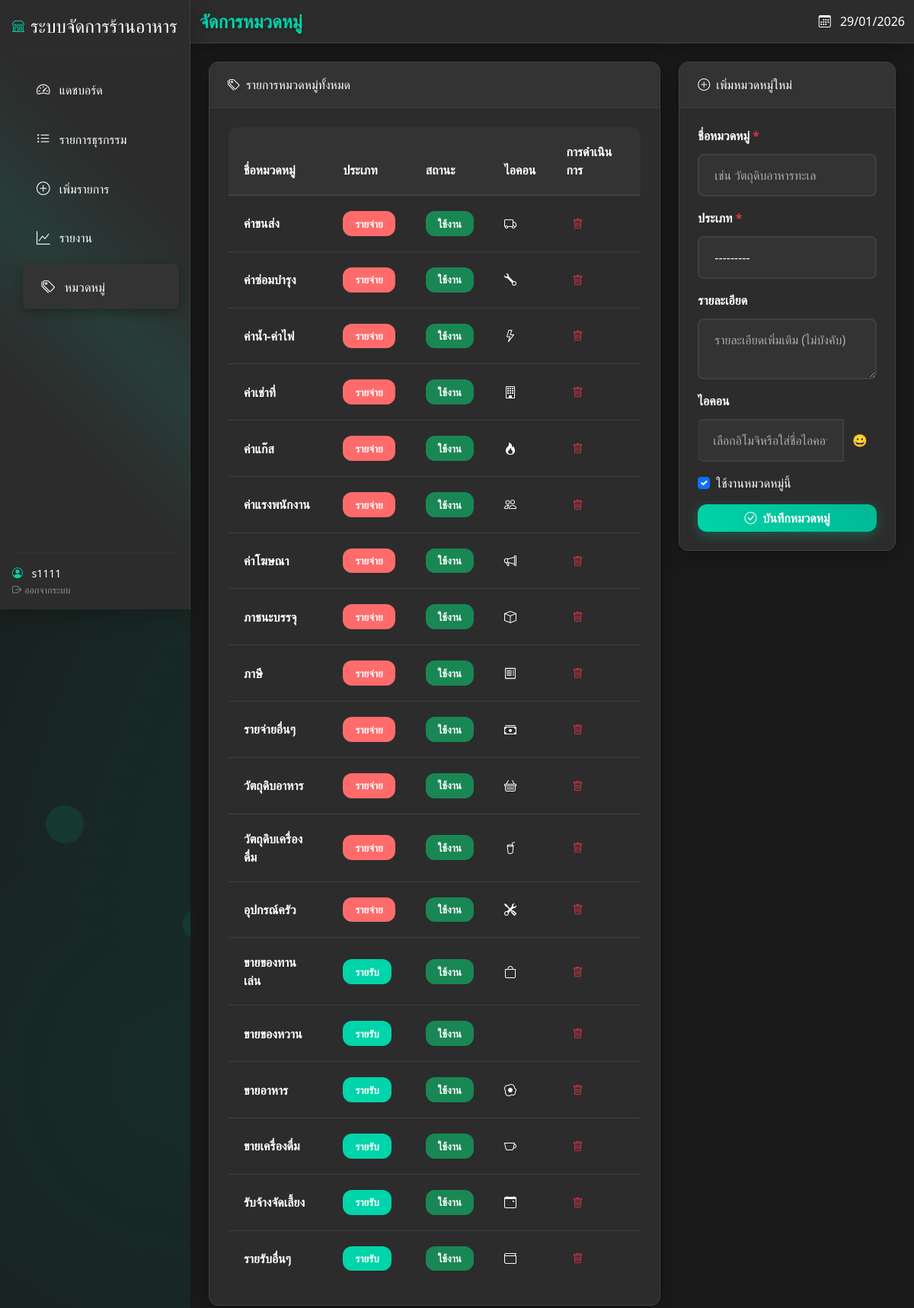
The page /app/categories/ (signed in) on the database its author committed.
### ICANDEP/models.py (models this page shows, shortened)
class Category(models.Model):
    TRANSACTION_TYPES = [
        ('income', 'รายรับ'),
        ('expense', 'รายจ่าย'),
    ]
    name = models.CharField(max_length=100, verbose_name="ชื่อหมวดหมู่")
    transaction_type = models.CharField(max_length=10, choices=TRANSACTION_TYPES, verbose_name="ประเภท")
    description = models.TextField(blank=True, null=True, verbose_name="รายละเอียด")
    icon = models.CharField(max_length=50, blank=True, null=True, verbose_name="ไอคอน")
    is_active = models.BooleanField(default=True, verbose_name="ใช้งาน")
    created_at = models.DateTimeField(auto_now_add=True, verbose_name="วันที่สร้าง")
    class Meta:
        ordering = ['transaction_type', 'name']
        verbose_name = "หมวดหมู่"
        verbose_name_plural = "หมวดหมู่"
        unique_together = ['name', 'transaction_type']

### ICANDEP/views.py (the view)
# urls.py: path('categories/', views.manage_categories, name='manage_categories'),
@login_required
def manage_categories(request):
    categories = Category.objects.all().order_by('transaction_type', 'name')
    if request.method == 'POST':
        form = CategoryForm(request.POST)
        if form.is_valid():
            form.save()
            messages.success(request, 'เพิ่มหมวดหมู่สำเร็จ!')
            return redirect('ICANDEP:manage_categories')
    else:
        form = CategoryForm()
    context = {
        'categories': categories,
        'form': form,
    }
    return render(request, 'ICANDEP/category_manage.html', context)

### ICANDEP/forms.py
class CategoryForm(forms.ModelForm):
    class Meta:
        model = Category
        fields = ['name', 'transaction_type', 'description', 'icon', 'is_active']
        widgets = {
            'name': forms.TextInput(attrs={
                'class': 'form-control',
                'placeholder': 'เช่น วัตถุดิบอาหารทะเล',
            }),
            'transaction_type': forms.Select(attrs={
                'class': 'form-select',
            }),
            'description': forms.Textarea(attrs={
                'class': 'form-control',
                'rows': 2,
                'placeholder': 'รายละเอียดเพิ่มเติม (ไม่บังคับ)',
            }),
            'icon': forms.TextInput(attrs={
                'class': 'form-control',
                'placeholder': 'เลือกอิโมจิหรือใส่ชื่อไอคอน (ไม่บังคับ)',
            }),
            'is_active': forms.CheckboxInput(attrs={
                'class': 'form-check-input',
            }),
        }

### ICANDEP/templates/ICANDEP/category_manage.html (shortened to what this page needs)
{% extends 'ICANDEP/base.html' %}
{% block content %}
<div class="row">
    <div class="col-lg-8 mb-4">
        <div class="card">
            <div class="card-header">
                <h6 class="m-0 font-weight-bold" style="color: var(--text-primary);">
                    <i class="bi bi-tags me-2"></i>รายการหมวดหมู่ทั้งหมด
                </h6>
            </div>
            <div class="card-body">
                {% if categories %}
                    <div class="table-responsive">
                        <table class="table table-hover align-middle">
                            <thead>
                                <tr>
                                    <th>ชื่อหมวดหมู่</th>
                                    <th>ประเภท</th>
                                    <th>สถานะ</th>
                                    <th>ไอคอน</th>
                                    <th>การดำเนินการ</th>
                                </tr>
                            </thead>
                            <tbody>
                                {% for cat in categories %}
                                <tr>
                                    <td>
                                        <strong>{{ cat.name }}</strong>
                                    </td>
                                    <td>
                                        {% if cat.transaction_type == 'income' %}
                                            <span class="badge badge-income">รายรับ</span>
                                        {% else %}
                                            <span class="badge badge-expense">รายจ่าย</span>
                                        {% endif %}
                                    </td>
                                    <td>
                                        {% if cat.is_active %}
                                            <span class="badge bg-success">ใช้งาน</span>
                                        {% else %}
                                            <span class="badge bg-secondary">ปิดใช้งาน</span>
                                        {% endif %}
                                    </td>
                                    <td>
                                        {% if cat.icon %}
                                            <i class="bi {{ cat.icon }}"></i>
                                        {% else %}
                                            -
                                        {% endif %}
                                    </td>
                                    <td>
                                        <a href="{% url 'ICANDEP:delete_category' cat.pk %}"
                                           class="btn btn-sm btn-outline-danger"
                                           title="ลบหมวดหมู่"
                                           onclick="return confirm('คุณแน่ใจหรือไม่ว่าต้องการลบหมวดหมู่ \"{{ cat.name }}\"?\n\n⚠️ หากมีรายการธุรกรรมที่ใช้หมวดหมู่นี้อยู่ จะไม่สามารถลบได้')">
                                            <i class="bi bi-trash"></i>
                                        </a>
                                    </td>
                                </tr>
                                {% endfor %}
                            </tbody>
                        </table>
                    </div>
                {% else %}
                    <div class="text-center py-4">
                        <i class="bi bi-inbox fs-1 text-muted"></i>
                        <p class="text-muted mt-2">ยังไม่มีหมวดหมู่ในระบบ</p>
                    </div>
                {% endif %}
            </div>
        </div>
    </div>
    <div class="col-lg-4 mb-4">
        <div class="card">
            <div class="card-header">
                <h6 class="m-0 font-weight-bold" style="color: var(--text-primary);">
                    <i class="bi bi-plus-circle me-2"></i>เพิ่มหมวดหมู่ใหม่
                </h6>
            </div>
            <div class="card-body">
                <form method="post">
                    <div class="mb-3">
                        <label for="{{ form.name.id_for_label }}" class="form-label">
                            {{ form.name.label }} <span class="text-danger">*</span>
                        </label>
                        {{ form.name }}
                    </div>
                    <div class="mb-3">
                        <label for="{{ form.transaction_type.id_for_label }}" class="form-label">
                            {{ form.transaction_type.label }} <span class="text-danger">*</span>
                        </label>
                        {{ form.transaction_type }}
                    </div>
                    <div class="mb-3">
                        <label for="{{ form.description.id_for_label }}" class="form-label">
                            {{ form.description.label }}
                        </label>
                        {{ form.description }}
                    </div>
                    <div class="mb-3">
                        <label for="{{ form.icon.id_for_label }}" class="form-label">
                            {{ form.icon.label }}
                        </label>
                        <div class="input-group">
                            {{ form.icon }}
                            <button type="button" class="btn btn-outline-secondary" id="emojiPickerBtn" title="เลือกอิโมจิ">
                                😀
                            </button>
                        </div>
                    </div>
                    <div class="mb-3 form-check">
                        {{ form.is_active }}
                        <label class="form-check-label" for="{{ form.is_active.id_for_label }}">
                            ใช้งานหมวดหมู่นี้
                        </label>
                    </div>
                    <button type="submit" class="btn btn-primary w-100">
                        <i class="bi bi-check-circle me-2"></i>บันทึกหมวดหมู่
                    </button>
                </form>
            </div>
        </div>
    </div>
</div>
{% endblock %}

### ICANDEP/templates/ICANDEP/base.html (shortened to what this page needs)
<!DOCTYPE html>
<html lang="th">
<head>
    <link href="https://cdn.jsdelivr.net/npm/bootstrap@5.3.0/dist/css/bootstrap.min.css" rel="stylesheet">
    <link href="https://cdn.jsdelivr.net/npm/bootstrap-icons@1.10.0/font/bootstrap-icons.css" rel="stylesheet">
    {% load static %}
    <link href="{% static 'ICANDEP/css/style.css' %}" rel="stylesheet">
</head>
<body>
    <nav class="sidebar position-fixed d-flex flex-column flex-shrink-0 p-3" style="width: 250px;">
        <a href="{% url 'ICANDEP:dashboard' %}" class="d-flex align-items-center mb-3 mb-md-0 me-md-auto text-white text-decoration-none">
            <i class="bi bi-shop me-2" style="color: var(--primary-color);"></i>
            <span class="fs-4">ระบบจัดการร้านอาหาร</span>
        </a>
        <hr style="border-color: var(--border-color);">
        <ul class="nav nav-pills flex-column mb-auto">
            <li class="nav-item">
                <a href="{% url 'ICANDEP:dashboard' %}" class="nav-link {% if request.resolver_match.url_name == 'dashboard' %}active{% endif %}">
                    <i class="bi bi-speedometer2"></i>
                    แดชบอร์ด
                </a>
            </li>
            <li class="nav-item">
                <a href="{% url 'ICANDEP:transaction_list' %}" class="nav-link {% if request.resolver_match.url_name == 'transaction_list' %}active{% endif %}">
                    <i class="bi bi-list-ul"></i>
                    รายการธุรกรรม
                </a>
            </li>
            <li class="nav-item">
                <a href="{% url 'ICANDEP:add_transaction' %}" class="nav-link {% if request.resolver_match.url_name == 'add_transaction' %}active{% endif %}">
                    <i class="bi bi-plus-circle"></i>
                    เพิ่มรายการ
                </a>
            </li>
            <li class="nav-item">
                <a href="{% url 'ICANDEP:reports' %}" class="nav-link {% if request.resolver_match.url_name == 'reports' %}active{% endif %}">
                    <i class="bi bi-graph-up"></i>
                    รายงาน
                </a>
            </li>
            <li class="nav-item">
                <a href="{% url 'ICANDEP:manage_categories' %}" class="nav-link {% if request.resolver_match.url_name == 'manage_categories' %}active{% endif %}">
                    <i class="bi bi-tags"></i>
                    หมวดหมู่
                </a>
            </li>
        </ul>
        <hr style="border-color: var(--border-color);">
        <div class="text-white small">
            <i class="bi bi-person-circle me-2" style="color: var(--primary-color);"></i>
            {% if user.is_authenticated %}
                {{ user.username }}
                <br>
                <a href="{% url 'ICANDEP:logout' %}" class="text-white-50 text-decoration-none small">
                    <i class="bi bi-box-arrow-right me-1"></i>ออกจากระบบ
                </a>
            {% else %}
                ผู้ใช้ระบบ
            {% endif %}
        </div>
    </nav>
    <div class="main-content">
        <nav class="navbar navbar-expand-lg navbar-dark" style="background: var(--bg-secondary) !important; border-bottom: 1px solid var(--border-color);">
            <div class="container-fluid">
                <span class="navbar-brand mb-0 h1">{% block page_title %}ระบบจัดการรายรับรายจ่าย{% endblock %}</span>
                <div class="navbar-nav ms-auto">
                    <span class="navbar-text" style="color: var(--text-primary);">
                        <i class="bi bi-calendar3 me-2"></i>
                        {% now "d/m/Y" %}
                    </span>
                </div>
            </div>
        </nav>
        <div class="container-fluid p-4">
            {% block content %}
            {% endblock %}
        </div>
    </div>
</body>
</html>

### ICANDEP/templates/ICANDEP/base.html (style rules this page uses)
:root { --primary-color: #00D4AA; --secondary-color: #858796; --success-color: #00D4AA; --info-color: #00D4AA; --warning-color: #FFB800; --danger-color: #FF6B6B; --light-color: #2C2C2C; --dark-color: #1A1A1A; --bg-primary: #1A1A1A; --bg-secondary: #2C2C2C; --bg-tertiary: #333333; --text-primary: #FFFFFF; --text-secondary: #FFFFFF; --text-muted: #FFFFFF; --border-color: #404040; }
body { background: var(--bg-primary); background-attachment: fixed; font-family: 'Segoe UI', Tahoma, Geneva, Verdana, sans-serif; color: var(--text-primary); }
.navbar-brand { font-weight: bold; font-size: 1.5rem; color: var(--primary-color) !important; }
.sidebar { background: var(--bg-secondary); min-height: 100vh; box-shadow: 0 0.15rem 1.75rem 0 rgba(0, 0, 0, 0.3); border-right: 1px solid var(--border-color); }
.sidebar .nav-link { color: var(--text-secondary); padding: 1rem 1.5rem; border-radius: 0.35rem; margin: 0.2rem 0.5rem; transition: all 0.3s ease; }
.sidebar .nav-link:hover, .sidebar .nav-link.active { color: var(--text-primary); background: var(--bg-tertiary); }
.sidebar .nav-link i { margin-right: 0.5rem; width: 1.25rem; }
.main-content { margin-left: 0; transition: margin-left 0.3s ease; background: var(--bg-primary); }
@media (min-width: 768px) { .main-content { margin-left: 250px; } }
.card { border: none; border-radius: 0.75rem; box-shadow: 0 0.15rem 1.75rem 0 rgba(0, 0, 0, 0.3); transition: transform 0.2s ease; background: var(--bg-secondary); border: 1px solid var(--border-color); }
.card-header { background: var(--bg-tertiary); border-bottom: 1px solid var(--border-color); font-weight: bold; color: var(--text-primary); }
.card-body { color: var(--text-primary); }
.btn-primary { background: linear-gradient(45deg, var(--primary-color), #00B894); border-color: var(--primary-color); color: var(--text-primary); }
.table { background: var(--bg-secondary); border-radius: 0.75rem; overflow: hidden; color: var(--text-primary); border: 1px solid var(--border-color); }
.table th { background: var(--bg-tertiary); border-bottom: 2px solid var(--border-color); font-weight: 600; color: var(--text-primary); }
.table td { color: var(--text-primary); border-bottom: 1px solid var(--border-color); }
.badge-income { background: var(--success-color); color: var(--text-primary); }
.badge-expense { background: var(--danger-color); color: var(--text-primary); }
.form-control, .form-select { border-radius: 0.5rem; border: 2px solid var(--border-color); background: var(--bg-tertiary); color: #FFFFFF !important; font-size: 1rem; }
.form-control::placeholder { color: rgba(255, 255, 255, 0.6) !important; }
.form-select option { background: var(--bg-secondary); color: #FFFFFF !important; }
.input-group .form-control { border-left: none !important; }
.table tbody tr { background: var(--bg-secondary) !important; }
.table td { background: var(--bg-secondary) !important; }

### rows shown on the page
Category: name "ค่าขนส่ง", transaction_type "รายจ่าย", is_active "ใช้งาน"
Category: name "ค่าซ่อมบำรุง", transaction_type "รายจ่าย", is_active "ใช้งาน"
Category: name "ค่าน้ำ-ค่าไฟ", transaction_type "รายจ่าย", is_active "ใช้งาน"
Category: name "ค่าเช่าที่", transaction_type "รายจ่าย", is_active "ใช้งาน"
Category: name "ค่าแก๊ส", transaction_type "รายจ่าย", is_active "ใช้งาน"
Category: name "ค่าแรงพนักงาน", transaction_type "รายจ่าย", is_active "ใช้งาน"
Category: name "ค่าโฆษณา", transaction_type "รายจ่าย", is_active "ใช้งาน"
Category: name "ภาชนะบรรจุ", transaction_type "รายจ่าย", is_active "ใช้งาน"
Category: name "ภาษี", transaction_type "รายจ่าย", is_active "ใช้งาน"
Category: name "รายจ่ายอื่นๆ", transaction_type "รายจ่าย", is_active "ใช้งาน"
Category: name "วัตถุดิบอาหาร", transaction_type "รายจ่าย", is_active "ใช้งาน"
Category: name "วัตถุดิบเครื่องดื่ม", transaction_type "รายจ่าย", is_active "ใช้งาน"
Category: name "อุปกรณ์ครัว", transaction_type "รายจ่าย", is_active "ใช้งาน"
Category: name "ขายของทานเล่น", transaction_type "รายรับ", is_active "ใช้งาน"
Category: name "ขายของหวาน", transaction_type "รายรับ", is_active "ใช้งาน"
Category: name "ขายอาหาร", transaction_type "รายรับ", is_active "ใช้งาน"
Category: name "ขายเครื่องดื่ม", transaction_type "รายรับ", is_active "ใช้งาน"
Category: name "รับจ้างจัดเลี้ยง", transaction_type "รายรับ", is_active "ใช้งาน"
Category: name "รายรับอื่นๆ", transaction_type "รายรับ", is_active "ใช้งาน"

### other values the page prints
{{ user.username }} "s1111"
